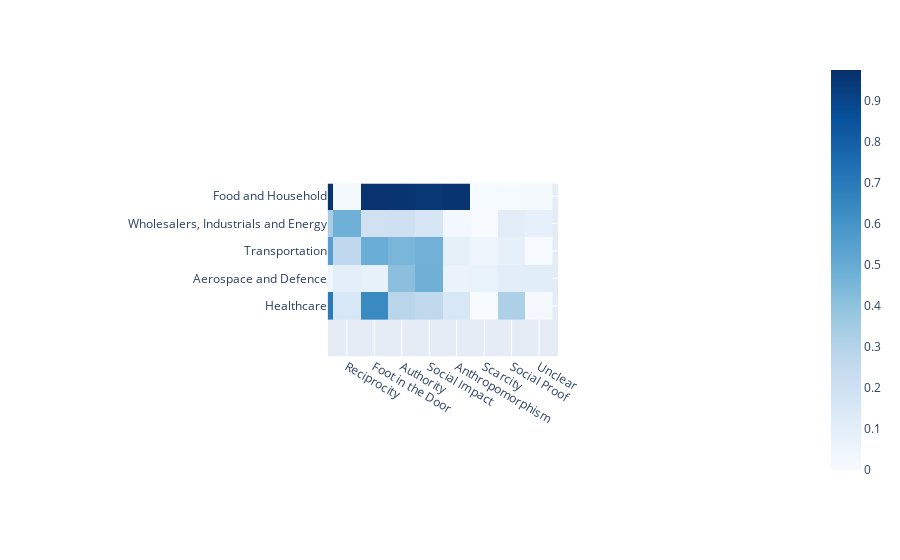

Notebook code for this chart:
### Code cell
df_sectors_pers_likes = pd.DataFrame.from_dict(df_sectors_pers_likes).T
fig = px.imshow(df_sectors_pers_likes, color_continuous_scale=px.colors.sequential.Blues)
fig.show()

### Figure 1 — Plotly figure (JSON) as saved in the notebook; plotly's stock layout.template omitted (floating-point values rounded to 4 significant figures)
{"data": [{"coloraxis": "coloraxis", "hovertemplate": "x: %{x}<br>y: %{y}<br>color: %{z}<extra></extra>", "name": "0", "type": "heatmap", "x": ["Social Identity", "Concreteness", "Anchoring and Comparison", "Overcoming Reactance", "Reciprocity", "Foot in the Door", "Authority", "Social Impact", "Anthropomorphism", "Scarcity", "Social Proof", "Unclear"], "xaxis": "x", "y": ["Technology", "Media", "Retailing and Apparel", "Finance", "Food and Household", "Wholesalers, Industrials and Energy", "Transportation", "Aerospace and Defence", "Healthcare"], "yaxis": "y", "z": [[0.3636, 0.5846, 0.2569, 0.1752, 0.3896, 0.2737, 0.1075, 0.1222, 0.1663, 0.003806, 0.03994, 0.3725], [0.1614, 0.2618, 0.01256, 0.05023, 0.1211, 0.05385, 0.4492, 0.08732, 0.1586, 0.03287, 0.09662, 0.1886], [0.6481, 0.5605, 0.0695, 0.483, 0.4207, 0.5358, 0.3435, 0.1104, 0.2999, 0.09772, 0.1883, 0.04369], [0.9163, 0.1779, 0.3004, 0.3487, 0.0984, 0.1154, 0.3127, 0.0584, 0.0509, 0.0342, 0.07363, 0.02727], [0.9689, 0.9744, 0.9556, 0.9635, 0.01301, 0.9618, 0.957, 0.9495, 0.9585, 0.00355, 0.01079, 0.0142], [0.3358, 0.7197, 0.384, 0.3378, 0.4777, 0.1917, 0.2035, 0.1618, 0.02231, 0.006769, 0.1043, 0.08138], [0.325, 0.9538, 0.1199, 0.5473, 0.265, 0.4905, 0.4542, 0.472, 0.08727, 0.05057, 0.08727, 0.0009968], [0.4735, 0.5137, 0.1143, 0.0373, 0.09855, 0.07822, 0.4112, 0.4764, 0.06486, 0.07189, 0.1044, 0.1079], [0.6546, 0.8418, 0.03628, 0.6923, 0.1524, 0.6372, 0.2874, 0.2583, 0.1553, 0, 0.3208, 0.01161]]}], "layout": {"autosize": true, "coloraxis": {"colorscale": [[0, "rgb(247,251,255)"], [0.125, "rgb(222,235,247)"], [0.25, "rgb(198,219,239)"], [0.375, "rgb(158,202,225)"], [0.5, "rgb(107,174,214)"], [0.625, "rgb(66,146,198)"], [0.75, "rgb(33,113,181)"], [0.875, "rgb(8,81,156)"], [1, "rgb(8,48,107)"]]}, "dragmode": "pan", "margin": {"t": 60}, "xaxis": {"anchor": "y", "autorange": false, "constrain": "domain", "domain": [0.3414, 0.6586], "range": [3.304, 11.69], "scaleanchor": "y", "type": "category"}, "yaxis": {"anchor": "x", "autorange": false, "constrain": "domain", "domain": [0.002304, 0.9977], "range": [9.838, 3.545], "type": "category"}}}
